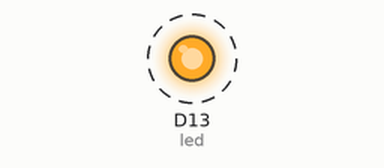
Bench run of a program on a simulated CircuitPython board. Shown: output pins drawn as LEDs (lit = HIGH). Dashed ring = blinking.

Above: at 0.2 s.
Timing chart, 0 to 3.0 s (numbered marks = the images above):
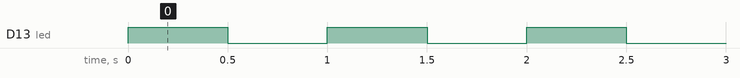

The program:

main.py
```python
import board
import digitalio
import time


# Setup the LED pin to be output
led = digitalio.DigitalInOut(board.D13)
led.switch_to_output()


while True:
    # Turn the LED on and off each 0.5 s
    led.value = not led.value
    time.sleep(0.5)
```

Measured:
- by itself, D13 (led): alternates HIGH for 0.50 s and LOW for 0.50 s
